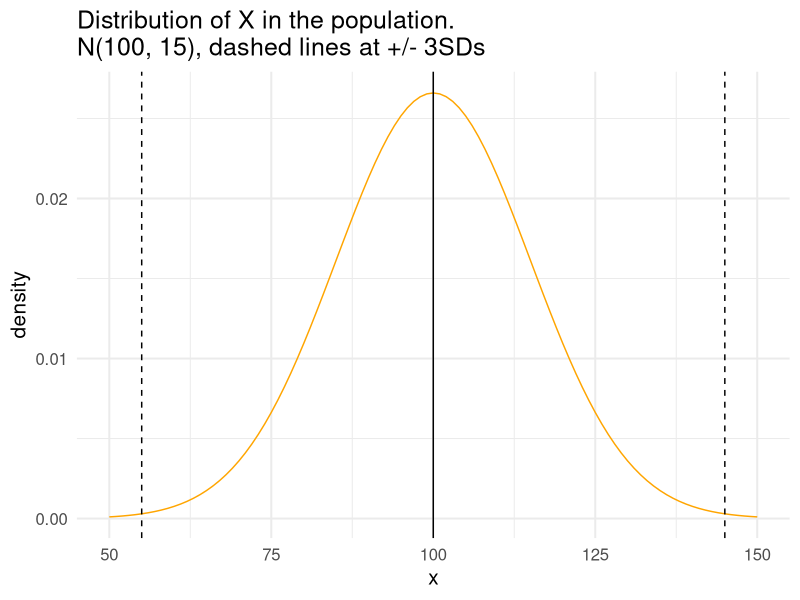

Write R code to recreate this figure. (Note: this script raises an error after producing the figure.)
## ---- chunk 1
library(knitr) # for include_graphics() 
library(dplyr)
## ---- chunk 2
library(tidyverse)
p1 <- ggplot(data = data.frame(x = c(50, 150)), aes(x)) +
  stat_function(fun = dnorm, n = 101, args = list(mean = 100, sd = 15), col = "orange") +
  labs(y = "density") + 
  theme_minimal(base_size = 15) + 
  geom_vline(xintercept = 145, lty = 2) + 
  geom_vline(xintercept = 55, lty = 2) +
  ggtitle("Distribution of X in the population.\nN(100, 15), dashed lines at +/- 3SDs") +
  geom_vline(xintercept = 100)

p1

## ---- chunk 3
library(tidyverse)
library(patchwork)

knitr::include_graphics("sampling-dist-n5parta.png")
## ---- chunk 4
knitr::include_graphics("sampling-dist-n5partb.png")
## ---- chunk 5
knitr::include_graphics("sampling-dist-parta.png")
## ---- chunk 6
knitr::include_graphics("sampling-dist-partb.png")
## ---- chunk 7
ggplot(data = data.frame(x = c(0, 5)), aes(x)) +
  stat_function(fun = dexp, n = 101, args = list(rate = 1), col = "orange") +
  theme_minimal(base_size = 15) +
  labs(title = "Distribution of a random variable") + 
  geom_vline(aes(xintercept = 1), lty = 2) + geom_text(x = 1.5, y = 0.75, label = "population mean", check_overlap = T)
## ---- chunk 8
pop_data <- rexp(n = 100000, rate = 1)
pop_data <- as.data.frame(pop_data)
names(pop_data)[1] <- "var_1"

calc_sample_mean <- function(df) {
  df %>% 
    summarize(sample_mean = mean(var_1))
}

many.sample.stats.n2 <- replicate(1000, sample_n(pop_data, 2), simplify = F) %>%
  lapply(., calc_sample_mean) %>%
  bind_rows() %>%
  mutate(sample.id = 1:n())

ggplot(many.sample.stats.n2, aes(x = sample_mean)) + 
  geom_histogram(binwidth = 0.25, col = "white") + 
  ggtitle("Histogram of sample means where n=2") +
  geom_vline(aes(xintercept = 1), lty = 2) + 
  geom_vline(aes(xintercept = many.sample.stats.n2 %>% summarise(mean(sample_mean)) %>% pull), lty = 3, col = "red") +
  theme_minimal(base_size = 15) +
  scale_x_continuous(limits = c(0, 6))
## ---- chunk 9
many.sample.stats.n10 <- replicate(1000, sample_n(pop_data, 10), simplify = F) %>%
  lapply(., calc_sample_mean) %>%
  bind_rows() %>%
  mutate(sample.id = 1:n())

ggplot(many.sample.stats.n10, aes(x = sample_mean)) + 
  geom_histogram(binwidth = 0.1, col = "white") + 
  ggtitle("Histogram of sample means where n=10") +
  geom_vline(aes(xintercept = 1), lty = 2) + 
  geom_vline(aes(xintercept = many.sample.stats.n10 %>% summarise(mean(sample_mean)) %>% pull), lty = 3, col = "red") +
  theme_minimal(base_size = 15) +
  scale_x_continuous(limits = c(0, 6))
## ---- chunk 10
many.sample.stats.n30 <- replicate(1000, sample_n(pop_data, 30), simplify = F) %>%
  lapply(., calc_sample_mean) %>%
  bind_rows() %>%
  mutate(sample.id = 1:n())

ggplot(many.sample.stats.n30, aes(x = sample_mean)) + 
  geom_histogram(binwidth = 0.1, col = "white") + 
  ggtitle("Histogram of sample means where n=30") +
  geom_vline(aes(xintercept = 1), lty = 30) + 
  geom_vline(aes(xintercept = many.sample.stats.n30 %>% summarise(mean(sample_mean)) %>% pull), lty = 3, col = "red") +
  theme_minimal(base_size = 15) +
  scale_x_continuous(limits = c(0, 6))
